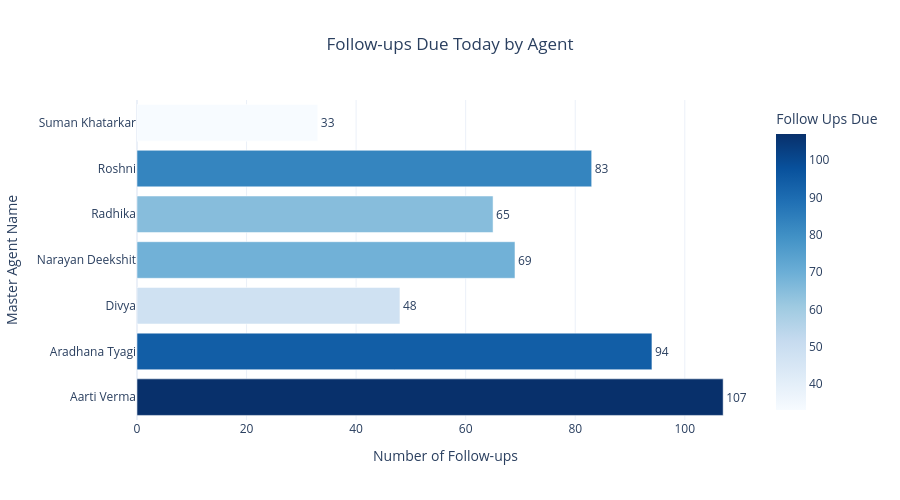

The notebook cell saved with this chart:
### Code cell
import pandas as pd
import plotly.express as px
sheet_id = input("Enter Google Sheet ID: ")
sheet_name = input("Enter Sheet Name: ")
gid = input("Enter GID")
url = f"https://docs.google.com/spreadsheets/d/{sheet_id}/gviz/tq?tqx=out:csv&sheet={sheet_name}"
df = pd.read_csv(url)

df["Follow Up Date"] = pd.to_datetime(df["Follow Up Date"], dayfirst=True)



today = pd.Timestamp('2026-07-30')


followups_today = df[df["Follow Up Date"] == today]


agent_followups = (
    followups_today.groupby("Master Agent Name")
    .size()
    .reset_index(name="Follow Ups Due")
)


fig = px.bar(
    agent_followups,
    x="Follow Ups Due",
    y="Master Agent Name",
    orientation="h",
    color="Follow Ups Due",
    color_continuous_scale="Blues",
    text="Follow Ups Due",
    title="Follow-ups Due Today by Agent"
)

fig.update_traces(textposition="outside")

fig.update_layout(
    template="plotly_white",
    height=500,
    width=900,
    xaxis_title="Number of Follow-ups",
    yaxis_title="Master Agent Name",
    title_x=0.5
)

fig.show()

### Figure 1 — Plotly figure (JSON) as saved in the notebook; plotly's stock layout.template omitted (floating-point values rounded to 4 significant figures)
{"data": [{"hovertemplate": "Follow Ups Due=%{marker.color}<br>Master Agent Name=%{y}<extra></extra>", "legendgroup": "", "marker": {"color": [107, 94, 48, 69, 65, 83, 33], "coloraxis": "coloraxis", "pattern": {"shape": ""}}, "name": "", "orientation": "h", "showlegend": false, "text": [107.0, 94.0, 48.0, 69.0, 65.0, 83.0, 33.0], "textposition": "outside", "type": "bar", "x": [107, 94, 48, 69, 65, 83, 33], "xaxis": "x", "y": ["Aarti Verma", "Aradhana Tyagi", "Divya", "Narayan Deekshit", "Radhika", "Roshni", "Suman Khatarkar"], "yaxis": "y"}], "layout": {"barmode": "relative", "coloraxis": {"autocolorscale": false, "colorbar": {"title": {"text": "Follow Ups Due"}}, "colorscale": [[0, "rgb(247,251,255)"], [0.125, "rgb(222,235,247)"], [0.25, "rgb(198,219,239)"], [0.375, "rgb(158,202,225)"], [0.5, "rgb(107,174,214)"], [0.625, "rgb(66,146,198)"], [0.75, "rgb(33,113,181)"], [0.875, "rgb(8,81,156)"], [1, "rgb(8,48,107)"]]}, "height": 500, "legend": {"tracegroupgap": 0}, "title": {"text": "Follow-ups Due Today by Agent", "x": 0.5}, "width": 900, "xaxis": {"anchor": "y", "domain": [0, 1], "title": {"text": "Number of Follow-ups"}}, "yaxis": {"anchor": "x", "domain": [0, 1], "title": {"text": "Master Agent Name"}}}}
